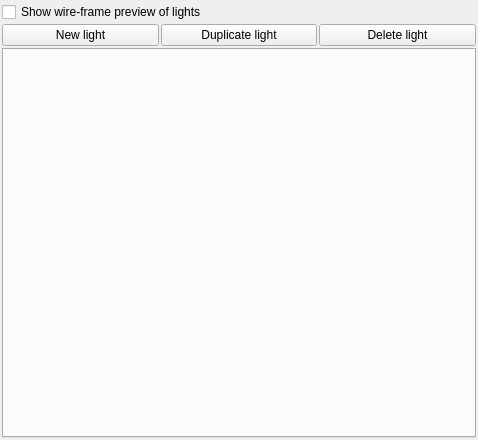
<?xml version="1.0" encoding="UTF-8"?>
<ui version="4.0">
 <class>cLightSourcesManager</class>
 <widget class="QWidget" name="cLightSourcesManager">
  <property name="geometry">
   <rect>
    <x>0</x>
    <y>0</y>
    <width>478</width>
    <height>440</height>
   </rect>
  </property>
  <property name="windowTitle">
   <string>Form</string>
  </property>
  <layout class="QVBoxLayout" name="verticalLayout" stretch="0,0,0">
   <property name="spacing">
    <number>2</number>
   </property>
   <property name="leftMargin">
    <number>2</number>
   </property>
   <property name="topMargin">
    <number>2</number>
   </property>
   <property name="rightMargin">
    <number>2</number>
   </property>
   <property name="bottomMargin">
    <number>2</number>
   </property>
   <item>
    <widget class="MyCheckBox" name="checkBox_show_wireframe_lights">
     <property name="text">
      <string>Show wire-frame preview of lights</string>
     </property>
    </widget>
   </item>
   <item>
    <layout class="QHBoxLayout" name="horizontalLayout">
     <item>
      <widget class="QPushButton" name="pushButton_newLight">
       <property name="text">
        <string>New light</string>
       </property>
      </widget>
     </item>
     <item>
      <widget class="QPushButton" name="pushButton_duplicateLight">
       <property name="text">
        <string>Duplicate light</string>
       </property>
      </widget>
     </item>
     <item>
      <widget class="QPushButton" name="pushButton_deleteLight">
       <property name="text">
        <string>Delete light</string>
       </property>
      </widget>
     </item>
    </layout>
   </item>
   <item>
    <widget class="MyTabWidgetWithCheckboxes" name="tabWidget_lightSources">
     <property name="currentIndex">
      <number>-1</number>
     </property>
    </widget>
   </item>
  </layout>
 </widget>
 <customwidgets>
  <customwidget>
   <class>MyTabWidgetWithCheckboxes</class>
   <extends>QTabWidget</extends>
   <header>my_tab_widget_with_checkboxes.h</header>
   <container>1</container>
  </customwidget>
  <customwidget>
   <class>MyCheckBox</class>
   <extends>QCheckBox</extends>
   <header>my_check_box.h</header>
  </customwidget>
 </customwidgets>
 <resources/>
 <connections/>
</ui>
